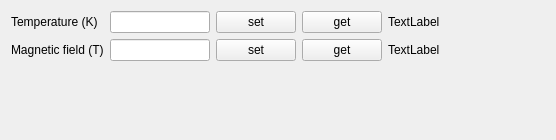
<?xml version="1.0" encoding="UTF-8"?>
<ui version="4.0">
 <class>Form</class>
 <widget class="QWidget" name="Form">
  <property name="geometry">
   <rect>
    <x>0</x>
    <y>0</y>
    <width>556</width>
    <height>140</height>
   </rect>
  </property>
  <property name="windowTitle">
   <string>Form</string>
  </property>
  <layout class="QVBoxLayout" name="verticalLayout">
   <item>
    <layout class="QGridLayout" name="gridLayout">
     <item row="0" column="0">
      <widget class="QLabel" name="label">
       <property name="text">
        <string>Temperature (K)</string>
       </property>
      </widget>
     </item>
     <item row="0" column="1">
      <widget class="QLineEdit" name="lineEdit">
       <property name="minimumSize">
        <size>
         <width>100</width>
         <height>0</height>
        </size>
       </property>
       <property name="maximumSize">
        <size>
         <width>100</width>
         <height>16777215</height>
        </size>
       </property>
      </widget>
     </item>
     <item row="0" column="2">
      <widget class="QPushButton" name="pushButton">
       <property name="text">
        <string>set</string>
       </property>
      </widget>
     </item>
     <item row="0" column="3">
      <widget class="QPushButton" name="pushButton_3">
       <property name="text">
        <string>get</string>
       </property>
      </widget>
     </item>
     <item row="0" column="4">
      <widget class="QLabel" name="label_3">
       <property name="text">
        <string>TextLabel</string>
       </property>
       <property name="textInteractionFlags">
        <set>Qt::LinksAccessibleByKeyboard|Qt::LinksAccessibleByMouse|Qt::TextBrowserInteraction|Qt::TextSelectableByKeyboard|Qt::TextSelectableByMouse</set>
       </property>
      </widget>
     </item>
     <item row="0" column="5">
      <spacer name="horizontalSpacer">
       <property name="orientation">
        <enum>Qt::Horizontal</enum>
       </property>
       <property name="sizeHint" stdset="0">
        <size>
         <width>40</width>
         <height>20</height>
        </size>
       </property>
      </spacer>
     </item>
     <item row="1" column="0">
      <widget class="QLabel" name="label_2">
       <property name="text">
        <string>Magnetic field (T)</string>
       </property>
      </widget>
     </item>
     <item row="1" column="1">
      <widget class="QLineEdit" name="lineEdit_2">
       <property name="minimumSize">
        <size>
         <width>100</width>
         <height>0</height>
        </size>
       </property>
       <property name="maximumSize">
        <size>
         <width>100</width>
         <height>16777215</height>
        </size>
       </property>
      </widget>
     </item>
     <item row="1" column="2">
      <widget class="QPushButton" name="pushButton_2">
       <property name="text">
        <string>set</string>
       </property>
      </widget>
     </item>
     <item row="1" column="3">
      <widget class="QPushButton" name="pushButton_4">
       <property name="text">
        <string>get</string>
       </property>
      </widget>
     </item>
     <item row="1" column="4">
      <widget class="QLabel" name="label_4">
       <property name="text">
        <string>TextLabel</string>
       </property>
       <property name="textInteractionFlags">
        <set>Qt::LinksAccessibleByKeyboard|Qt::LinksAccessibleByMouse|Qt::TextBrowserInteraction|Qt::TextSelectableByKeyboard|Qt::TextSelectableByMouse</set>
       </property>
      </widget>
     </item>
     <item row="1" column="5">
      <spacer name="horizontalSpacer_2">
       <property name="orientation">
        <enum>Qt::Horizontal</enum>
       </property>
       <property name="sizeHint" stdset="0">
        <size>
         <width>40</width>
         <height>20</height>
        </size>
       </property>
      </spacer>
     </item>
     <item row="2" column="2">
      <spacer name="verticalSpacer">
       <property name="orientation">
        <enum>Qt::Vertical</enum>
       </property>
       <property name="sizeHint" stdset="0">
        <size>
         <width>20</width>
         <height>40</height>
        </size>
       </property>
      </spacer>
     </item>
    </layout>
   </item>
  </layout>
 </widget>
 <resources/>
 <connections/>
</ui>
